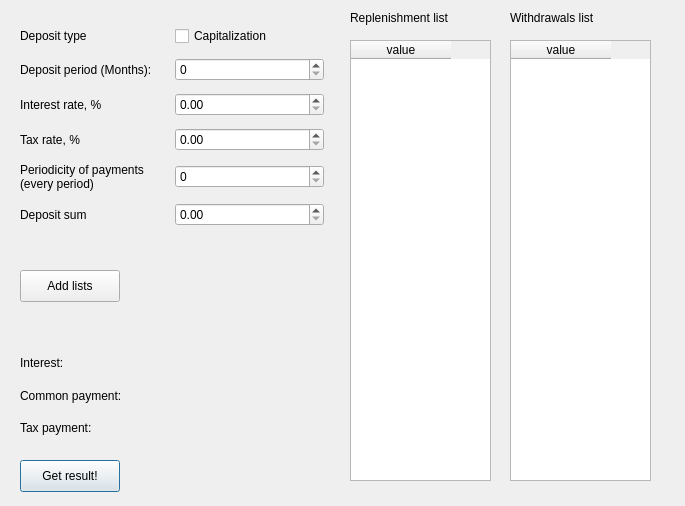
<?xml version="1.0" encoding="UTF-8"?>
<ui version="4.0">
 <class>Deposit_form</class>
 <widget class="QDialog" name="Deposit_form">
  <property name="geometry">
   <rect>
    <x>0</x>
    <y>0</y>
    <width>685</width>
    <height>506</height>
   </rect>
  </property>
  <property name="windowTitle">
   <string>Dialog</string>
  </property>
  <widget class="QPushButton" name="pushButton_get_result">
   <property name="geometry">
    <rect>
     <x>20</x>
     <y>460</y>
     <width>100</width>
     <height>32</height>
    </rect>
   </property>
   <property name="text">
    <string>Get result!</string>
   </property>
  </widget>
  <widget class="QTableWidget" name="tableWidget_Replenishment">
   <property name="geometry">
    <rect>
     <x>350</x>
     <y>40</y>
     <width>141</width>
     <height>441</height>
    </rect>
   </property>
   <column>
    <property name="text">
     <string>value</string>
    </property>
   </column>
  </widget>
  <widget class="QWidget" name="gridLayoutWidget">
   <property name="geometry">
    <rect>
     <x>20</x>
     <y>20</y>
     <width>304</width>
     <height>217</height>
    </rect>
   </property>
   <layout class="QGridLayout" name="gridLayout">
    <item row="0" column="0">
     <widget class="QLabel" name="label_2">
      <property name="text">
       <string>Deposit type</string>
      </property>
     </widget>
    </item>
    <item row="1" column="0">
     <widget class="QLabel" name="label_3">
      <property name="text">
       <string>Deposit period (Months):</string>
      </property>
     </widget>
    </item>
    <item row="1" column="1">
     <widget class="QSpinBox" name="spinBox_months">
      <property name="maximum">
       <number>300</number>
      </property>
     </widget>
    </item>
    <item row="0" column="1">
     <widget class="QCheckBox" name="checkBox_capitalisation">
      <property name="text">
       <string>Capitalization</string>
      </property>
     </widget>
    </item>
    <item row="2" column="0">
     <widget class="QLabel" name="label_4">
      <property name="text">
       <string>Interest rate, %</string>
      </property>
     </widget>
    </item>
    <item row="3" column="1">
     <widget class="QDoubleSpinBox" name="doubleSpinBox_taxrate">
      <property name="maximum">
       <double>100000000.000000000000000</double>
      </property>
     </widget>
    </item>
    <item row="2" column="1">
     <widget class="QDoubleSpinBox" name="doubleSpinBox_interest">
      <property name="maximum">
       <double>100.000000000000000</double>
      </property>
     </widget>
    </item>
    <item row="4" column="0">
     <widget class="QLabel" name="label_7">
      <property name="text">
       <string>Periodicity of payments 
(every period)</string>
      </property>
     </widget>
    </item>
    <item row="3" column="0">
     <widget class="QLabel" name="label_5">
      <property name="text">
       <string>Tax rate, %</string>
      </property>
     </widget>
    </item>
    <item row="5" column="0">
     <widget class="QLabel" name="label_8">
      <property name="text">
       <string>Deposit sum</string>
      </property>
     </widget>
    </item>
    <item row="5" column="1">
     <widget class="QDoubleSpinBox" name="doubleSpinBox_deposit_sum">
      <property name="maximum">
       <double>100000000.000000000000000</double>
      </property>
     </widget>
    </item>
    <item row="4" column="1">
     <widget class="QSpinBox" name="spinBox_periodicity">
      <property name="maximum">
       <number>300</number>
      </property>
     </widget>
    </item>
   </layout>
  </widget>
  <widget class="QWidget" name="gridLayoutWidget_2">
   <property name="geometry">
    <rect>
     <x>20</x>
     <y>350</y>
     <width>281</width>
     <height>91</height>
    </rect>
   </property>
   <layout class="QGridLayout" name="gridLayout_2">
    <item row="2" column="0">
     <widget class="QLabel" name="label_9">
      <property name="text">
       <string>Common payment:</string>
      </property>
     </widget>
    </item>
    <item row="1" column="0">
     <widget class="QLabel" name="label_6">
      <property name="text">
       <string>Interest:</string>
      </property>
     </widget>
    </item>
    <item row="2" column="1">
     <widget class="QLabel" name="label_common_payment">
      <property name="text">
       <string/>
      </property>
     </widget>
    </item>
    <item row="1" column="1">
     <widget class="QLabel" name="label_interest">
      <property name="text">
       <string/>
      </property>
     </widget>
    </item>
    <item row="3" column="0">
     <widget class="QLabel" name="label_10">
      <property name="text">
       <string>Tax payment:</string>
      </property>
     </widget>
    </item>
    <item row="3" column="1">
     <widget class="QLabel" name="label_common_tax_payment">
      <property name="text">
       <string/>
      </property>
     </widget>
    </item>
   </layout>
  </widget>
  <widget class="QTableWidget" name="tableWidget_withdraw">
   <property name="geometry">
    <rect>
     <x>510</x>
     <y>40</y>
     <width>141</width>
     <height>441</height>
    </rect>
   </property>
   <column>
    <property name="text">
     <string>value</string>
    </property>
   </column>
  </widget>
  <widget class="QLabel" name="label">
   <property name="geometry">
    <rect>
     <x>350</x>
     <y>10</y>
     <width>131</width>
     <height>16</height>
    </rect>
   </property>
   <property name="text">
    <string>Replenishment list</string>
   </property>
  </widget>
  <widget class="QLabel" name="label_11">
   <property name="geometry">
    <rect>
     <x>510</x>
     <y>10</y>
     <width>131</width>
     <height>16</height>
    </rect>
   </property>
   <property name="text">
    <string>Withdrawals list</string>
   </property>
  </widget>
  <widget class="QPushButton" name="pushButton_add_lists">
   <property name="geometry">
    <rect>
     <x>20</x>
     <y>270</y>
     <width>100</width>
     <height>32</height>
    </rect>
   </property>
   <property name="text">
    <string>Add lists</string>
   </property>
  </widget>
 </widget>
 <resources/>
 <connections/>
</ui>
